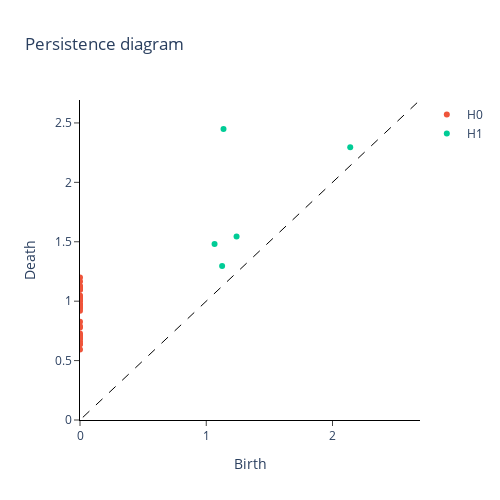

Notebook source saved alongside this figure:
### Code cell
plot_diagram(X_filtered[window_number])

### Figure 1 — Plotly figure (JSON) as saved in the notebook; plotly's stock layout.template omitted (floating-point values rounded to 4 significant figures)
{"data": [{"hoverinfo": "none", "line": {"color": "black", "dash": "dash", "width": 1}, "mode": "lines", "showlegend": false, "type": "scatter", "x": [-244.8, 244.8], "y": [-244.8, 244.8]}, {"mode": "markers", "name": "H0", "type": "scatter", "x": [0, 0, 0, 0, 0, 0, 0, 0, 0, 0, 0, 0, 0, 0, 0, 0, 0, 0, 0, 0, 0, 0, 0, 0, 0, 0, 0, 0, 0, 0, 0, 0, 0, 0, 0, 0, 0, 0, 0, 0], "y": [1.199, 1.166, 1.125, 1.123, 1.119, 1.117, 1.117, 1.098, 1.096, 1.048, 1.037, 1.035, 1.033, 1.023, 1.023, 1.02, 1.019, 1.013, 1.006, 1.004, 0.9736, 0.973, 0.9576, 0.9457, 0.9432, 0.9184, 0.8259, 0.7892, 0.7779, 0.7287, 0.7102, 0.7041, 0.696, 0.69, 0.6899, 0.688, 0.6619, 0.6396, 0.6378, 0.5925]}, {"mode": "markers", "name": "H1", "type": "scatter", "x": [1.137, 1.066, 1.24, 1.126, 2.14], "y": [2.448, 1.481, 1.544, 1.296, 2.295]}, {"mode": "markers", "name": "H2", "type": "scatter", "x": [], "y": []}], "layout": {"height": 500, "plot_bgcolor": "white", "title": {"text": "Persistence diagram"}, "width": 500, "xaxis": {"anchor": "y", "exponentformat": "e", "linecolor": "black", "linewidth": 1, "mirror": false, "range": [0, 2.693], "showexponent": "all", "showline": true, "side": "bottom", "ticks": "outside", "title": {"text": "Birth"}, "type": "linear", "zeroline": true}, "yaxis": {"anchor": "x", "exponentformat": "e", "linecolor": "black", "linewidth": 1, "mirror": false, "range": [0, 2.693], "showexponent": "all", "showline": true, "side": "left", "ticks": "outside", "title": {"text": "Death"}, "type": "linear", "zeroline": true}}}
